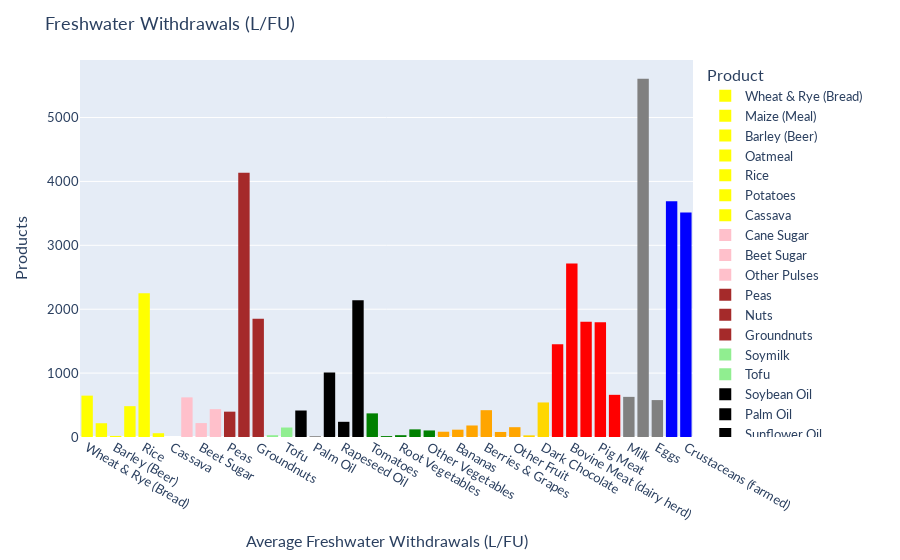

Here is the notebook cell this chart was saved with:
### Markdown cell above
In figure 1 you can see the different amount of liters water used for a nutritional unit. In the figure you can also see that nuts and cheese use alot of water for the amount of nutritions that they give. Most of the meat substitutes are made from wheat, soy and different kinds of fungi(https://www.milieucentraal.nl/eten-en-drinken/milieubewust-eten/vleesvervangers/). The figure shows that there is a substatial difference between amount of water used for the different kinds of meat and the water usage from wheat and soymilk. The only meat that doesn't use more than double the amount of water as the wheat is poultry meat.

### Code cell
df_land = pd.read_excel('dataset1.xls', sheet_name=0, skiprows=2,nrows=43)

fig = px.histogram(df_land, x='Product', y='Mean.5', color='Product', color_discrete_map=colormap)
fig.update_layout(
    font=dict(
        family='Lato, "Helvetica Neue", Helvetica, Arial, "Liberation Sans", sans-serif',
        size=13,
    ),
    xaxis=dict(title='Average Freshwater Withdrawals (L/FU)'),
    yaxis=dict(title='Products'),
    title = 'Freshwater Withdrawals (L/FU)'
)
fig.show()

### Figure 1 — Plotly figure (JSON) as saved in the notebook; plotly's stock layout.template omitted (floating-point values rounded to 4 significant figures)
{"data": [{"alignmentgroup": "True", "bingroup": "x", "histfunc": "sum", "hovertemplate": "Product=%{x}<br>sum of Mean.5=%{y}<extra></extra>", "legendgroup": "Wheat & Rye (Bread)", "marker": {"color": "yellow", "pattern": {"shape": ""}}, "name": "Wheat & Rye (Bread)", "offsetgroup": "Wheat & Rye (Bread)", "orientation": "v", "showlegend": true, "type": "histogram", "x": ["Wheat & Rye (Bread)"], "xaxis": "x", "y": [647.5], "yaxis": "y"}, {"alignmentgroup": "True", "bingroup": "x", "histfunc": "sum", "hovertemplate": "Product=%{x}<br>sum of Mean.5=%{y}<extra></extra>", "legendgroup": "Maize (Meal)", "marker": {"color": "yellow", "pattern": {"shape": ""}}, "name": "Maize (Meal)", "offsetgroup": "Maize (Meal)", "orientation": "v", "showlegend": true, "type": "histogram", "x": ["Maize (Meal)"], "xaxis": "x", "y": [215.7], "yaxis": "y"}, {"alignmentgroup": "True", "bingroup": "x", "histfunc": "sum", "hovertemplate": "Product=%{x}<br>sum of Mean.5=%{y}<extra></extra>", "legendgroup": "Barley (Beer)", "marker": {"color": "yellow", "pattern": {"shape": ""}}, "name": "Barley (Beer)", "offsetgroup": "Barley (Beer)", "orientation": "v", "showlegend": true, "type": "histogram", "x": ["Barley (Beer)"], "xaxis": "x", "y": [17.1], "yaxis": "y"}, {"alignmentgroup": "True", "bingroup": "x", "histfunc": "sum", "hovertemplate": "Product=%{x}<br>sum of Mean.5=%{y}<extra></extra>", "legendgroup": "Oatmeal", "marker": {"color": "yellow", "pattern": {"shape": ""}}, "name": "Oatmeal", "offsetgroup": "Oatmeal", "orientation": "v", "showlegend": true, "type": "histogram", "x": ["Oatmeal"], "xaxis": "x", "y": [482.4], "yaxis": "y"}, {"alignmentgroup": "True", "bingroup": "x", "histfunc": "sum", "hovertemplate": "Product=%{x}<br>sum of Mean.5=%{y}<extra></extra>", "legendgroup": "Rice", "marker": {"color": "yellow", "pattern": {"shape": ""}}, "name": "Rice", "offsetgroup": "Rice", "orientation": "v", "showlegend": true, "type": "histogram", "x": ["Rice"], "xaxis": "x", "y": [2248.0], "yaxis": "y"}, {"alignmentgroup": "True", "bingroup": "x", "histfunc": "sum", "hovertemplate": "Product=%{x}<br>sum of Mean.5=%{y}<extra></extra>", "legendgroup": "Potatoes", "marker": {"color": "yellow", "pattern": {"shape": ""}}, "name": "Potatoes", "offsetgroup": "Potatoes", "orientation": "v", "showlegend": true, "type": "histogram", "x": ["Potatoes"], "xaxis": "x", "y": [59.1], "yaxis": "y"}, {"alignmentgroup": "True", "bingroup": "x", "histfunc": "sum", "hovertemplate": "Product=%{x}<br>sum of Mean.5=%{y}<extra></extra>", "legendgroup": "Cassava", "marker": {"color": "yellow", "pattern": {"shape": ""}}, "name": "Cassava", "offsetgroup": "Cassava", "orientation": "v", "showlegend": true, "type": "histogram", "x": ["Cassava"], "xaxis": "x", "y": [0], "yaxis": "y"}, {"alignmentgroup": "True", "bingroup": "x", "histfunc": "sum", "hovertemplate": "Product=%{x}<br>sum of Mean.5=%{y}<extra></extra>", "legendgroup": "Cane Sugar", "marker": {"color": "pink", "pattern": {"shape": ""}}, "name": "Cane Sugar", "offsetgroup": "Cane Sugar", "orientation": "v", "showlegend": true, "type": "histogram", "x": ["Cane Sugar"], "xaxis": "x", "y": [620.1], "yaxis": "y"}, {"alignmentgroup": "True", "bingroup": "x", "histfunc": "sum", "hovertemplate": "Product=%{x}<br>sum of Mean.5=%{y}<extra></extra>", "legendgroup": "Beet Sugar", "marker": {"color": "pink", "pattern": {"shape": ""}}, "name": "Beet Sugar", "offsetgroup": "Beet Sugar", "orientation": "v", "showlegend": true, "type": "histogram", "x": ["Beet Sugar"], "xaxis": "x", "y": [217.7], "yaxis": "y"}, {"alignmentgroup": "True", "bingroup": "x", "histfunc": "sum", "hovertemplate": "Product=%{x}<br>sum of Mean.5=%{y}<extra></extra>", "legendgroup": "Other Pulses", "marker": {"color": "pink", "pattern": {"shape": ""}}, "name": "Other Pulses", "offsetgroup": "Other Pulses", "orientation": "v", "showlegend": true, "type": "histogram", "x": ["Other Pulses"], "xaxis": "x", "y": [435.7], "yaxis": "y"}, {"alignmentgroup": "True", "bingroup": "x", "histfunc": "sum", "hovertemplate": "Product=%{x}<br>sum of Mean.5=%{y}<extra></extra>", "legendgroup": "Peas", "marker": {"color": "brown", "pattern": {"shape": ""}}, "name": "Peas", "offsetgroup": "Peas", "orientation": "v", "showlegend": true, "type": "histogram", "x": ["Peas"], "xaxis": "x", "y": [396.6], "yaxis": "y"}, {"alignmentgroup": "True", "bingroup": "x", "histfunc": "sum", "hovertemplate": "Product=%{x}<br>sum of Mean.5=%{y}<extra></extra>", "legendgroup": "Nuts", "marker": {"color": "brown", "pattern": {"shape": ""}}, "name": "Nuts", "offsetgroup": "Nuts", "orientation": "v", "showlegend": true, "type": "histogram", "x": ["Nuts"], "xaxis": "x", "y": [4134.0], "yaxis": "y"}, {"alignmentgroup": "True", "bingroup": "x", "histfunc": "sum", "hovertemplate": "Product=%{x}<br>sum of Mean.5=%{y}<extra></extra>", "legendgroup": "Groundnuts", "marker": {"color": "brown", "pattern": {"shape": ""}}, "name": "Groundnuts", "offsetgroup": "Groundnuts", "orientation": "v", "showlegend": true, "type": "histogram", "x": ["Groundnuts"], "xaxis": "x", "y": [1852.0], "yaxis": "y"}, {"alignmentgroup": "True", "bingroup": "x", "histfunc": "sum", "hovertemplate": "Product=%{x}<br>sum of Mean.5=%{y}<extra></extra>", "legendgroup": "Soymilk", "marker": {"color": "lightgreen", "pattern": {"shape": ""}}, "name": "Soymilk", "offsetgroup": "Soymilk", "orientation": "v", "showlegend": true, "type": "histogram", "x": ["Soymilk"], "xaxis": "x", "y": [27.8], "yaxis": "y"}, {"alignmentgroup": "True", "bingroup": "x", "histfunc": "sum", "hovertemplate": "Product=%{x}<br>sum of Mean.5=%{y}<extra></extra>", "legendgroup": "Tofu", "marker": {"color": "lightgreen", "pattern": {"shape": ""}}, "name": "Tofu", "offsetgroup": "Tofu", "orientation": "v", "showlegend": true, "type": "histogram", "x": ["Tofu"], "xaxis": "x", "y": [148.6], "yaxis": "y"}, {"alignmentgroup": "True", "bingroup": "x", "histfunc": "sum", "hovertemplate": "Product=%{x}<br>sum of Mean.5=%{y}<extra></extra>", "legendgroup": "Soybean Oil", "marker": {"color": "black", "pattern": {"shape": ""}}, "name": "Soybean Oil", "offsetgroup": "Soybean Oil", "orientation": "v", "showlegend": true, "type": "histogram", "x": ["Soybean Oil"], "xaxis": "x", "y": [414.6], "yaxis": "y"}, {"alignmentgroup": "True", "bingroup": "x", "histfunc": "sum", "hovertemplate": "Product=%{x}<br>sum of Mean.5=%{y}<extra></extra>", "legendgroup": "Palm Oil", "marker": {"color": "black", "pattern": {"shape": ""}}, "name": "Palm Oil", "offsetgroup": "Palm Oil", "orientation": "v", "showlegend": true, "type": "histogram", "x": ["Palm Oil"], "xaxis": "x", "y": [6.4], "yaxis": "y"}, {"alignmentgroup": "True", "bingroup": "x", "histfunc": "sum", "hovertemplate": "Product=%{x}<br>sum of Mean.5=%{y}<extra></extra>", "legendgroup": "Sunflower Oil", "marker": {"color": "black", "pattern": {"shape": ""}}, "name": "Sunflower Oil", "offsetgroup": "Sunflower Oil", "orientation": "v", "showlegend": true, "type": "histogram", "x": ["Sunflower Oil"], "xaxis": "x", "y": [1008.0], "yaxis": "y"}, {"alignmentgroup": "True", "bingroup": "x", "histfunc": "sum", "hovertemplate": "Product=%{x}<br>sum of Mean.5=%{y}<extra></extra>", "legendgroup": "Rapeseed Oil", "marker": {"color": "black", "pattern": {"shape": ""}}, "name": "Rapeseed Oil", "offsetgroup": "Rapeseed Oil", "orientation": "v", "showlegend": true, "type": "histogram", "x": ["Rapeseed Oil"], "xaxis": "x", "y": [237.7], "yaxis": "y"}, {"alignmentgroup": "True", "bingroup": "x", "histfunc": "sum", "hovertemplate": "Product=%{x}<br>sum of Mean.5=%{y}<extra></extra>", "legendgroup": "Olive Oil", "marker": {"color": "black", "pattern": {"shape": ""}}, "name": "Olive Oil", "offsetgroup": "Olive Oil", "orientation": "v", "showlegend": true, "type": "histogram", "x": ["Olive Oil"], "xaxis": "x", "y": [2142.0], "yaxis": "y"}, {"alignmentgroup": "True", "bingroup": "x", "histfunc": "sum", "hovertemplate": "Product=%{x}<br>sum of Mean.5=%{y}<extra></extra>", "legendgroup": "Tomatoes", "marker": {"color": "green", "pattern": {"shape": ""}}, "name": "Tomatoes", "offsetgroup": "Tomatoes", "orientation": "v", "showlegend": true, "type": "histogram", "x": ["Tomatoes"], "xaxis": "x", "y": [369.8], "yaxis": "y"}, {"alignmentgroup": "True", "bingroup": "x", "histfunc": "sum", "hovertemplate": "Product=%{x}<br>sum of Mean.5=%{y}<extra></extra>", "legendgroup": "Onions & Leeks", "marker": {"color": "green", "pattern": {"shape": ""}}, "name": "Onions & Leeks", "offsetgroup": "Onions & Leeks", "orientation": "v", "showlegend": true, "type": "histogram", "x": ["Onions & Leeks"], "xaxis": "x", "y": [14.3], "yaxis": "y"}, {"alignmentgroup": "True", "bingroup": "x", "histfunc": "sum", "hovertemplate": "Product=%{x}<br>sum of Mean.5=%{y}<extra></extra>", "legendgroup": "Root Vegetables", "marker": {"color": "green", "pattern": {"shape": ""}}, "name": "Root Vegetables", "offsetgroup": "Root Vegetables", "orientation": "v", "showlegend": true, "type": "histogram", "x": ["Root Vegetables"], "xaxis": "x", "y": [28.4], "yaxis": "y"}, {"alignmentgroup": "True", "bingroup": "x", "histfunc": "sum", "hovertemplate": "Product=%{x}<br>sum of Mean.5=%{y}<extra></extra>", "legendgroup": "Brassicas", "marker": {"color": "green", "pattern": {"shape": ""}}, "name": "Brassicas", "offsetgroup": "Brassicas", "orientation": "v", "showlegend": true, "type": "histogram", "x": ["Brassicas"], "xaxis": "x", "y": [119.4], "yaxis": "y"}, {"alignmentgroup": "True", "bingroup": "x", "histfunc": "sum", "hovertemplate": "Product=%{x}<br>sum of Mean.5=%{y}<extra></extra>", "legendgroup": "Other Vegetables", "marker": {"color": "green", "pattern": {"shape": ""}}, "name": "Other Vegetables", "offsetgroup": "Other Vegetables", "orientation": "v", "showlegend": true, "type": "histogram", "x": ["Other Vegetables"], "xaxis": "x", "y": [102.5], "yaxis": "y"}, {"alignmentgroup": "True", "bingroup": "x", "histfunc": "sum", "hovertemplate": "Product=%{x}<br>sum of Mean.5=%{y}<extra></extra>", "legendgroup": "Citrus Fruit", "marker": {"color": "orange", "pattern": {"shape": ""}}, "name": "Citrus Fruit", "offsetgroup": "Citrus Fruit", "orientation": "v", "showlegend": true, "type": "histogram", "x": ["Citrus Fruit"], "xaxis": "x", "y": [82.7], "yaxis": "y"}, {"alignmentgroup": "True", "bingroup": "x", "histfunc": "sum", "hovertemplate": "Product=%{x}<br>sum of Mean.5=%{y}<extra></extra>", "legendgroup": "Bananas", "marker": {"color": "orange", "pattern": {"shape": ""}}, "name": "Bananas", "offsetgroup": "Bananas", "orientation": "v", "showlegend": true, "type": "histogram", "x": ["Bananas"], "xaxis": "x", "y": [114.5], "yaxis": "y"}, {"alignmentgroup": "True", "bingroup": "x", "histfunc": "sum", "hovertemplate": "Product=%{x}<br>sum of Mean.5=%{y}<extra></extra>", "legendgroup": "Apples", "marker": {"color": "orange", "pattern": {"shape": ""}}, "name": "Apples", "offsetgroup": "Apples", "orientation": "v", "showlegend": true, "type": "histogram", "x": ["Apples"], "xaxis": "x", "y": [180.1], "yaxis": "y"}, {"alignmentgroup": "True", "bingroup": "x", "histfunc": "sum", "hovertemplate": "Product=%{x}<br>sum of Mean.5=%{y}<extra></extra>", "legendgroup": "Berries & Grapes", "marker": {"color": "orange", "pattern": {"shape": ""}}, "name": "Berries & Grapes", "offsetgroup": "Berries & Grapes", "orientation": "v", "showlegend": true, "type": "histogram", "x": ["Berries & Grapes"], "xaxis": "x", "y": [419.6], "yaxis": "y"}, {"alignmentgroup": "True", "bingroup": "x", "histfunc": "sum", "hovertemplate": "Product=%{x}<br>sum of Mean.5=%{y}<extra></extra>", "legendgroup": "Wine", "marker": {"color": "orange", "pattern": {"shape": ""}}, "name": "Wine", "offsetgroup": "Wine", "orientation": "v", "showlegend": true, "type": "histogram", "x": ["Wine"], "xaxis": "x", "y": [78.9], "yaxis": "y"}, {"alignmentgroup": "True", "bingroup": "x", "histfunc": "sum", "hovertemplate": "Product=%{x}<br>sum of Mean.5=%{y}<extra></extra>", "legendgroup": "Other Fruit", "marker": {"color": "orange", "pattern": {"shape": ""}}, "name": "Other Fruit", "offsetgroup": "Other Fruit", "orientation": "v", "showlegend": true, "type": "histogram", "x": ["Other Fruit"], "xaxis": "x", "y": [153.5], "yaxis": "y"}, {"alignmentgroup": "True", "bingroup": "x", "histfunc": "sum", "hovertemplate": "Product=%{x}<br>sum of Mean.5=%{y}<extra></extra>", "legendgroup": "Coffee", "marker": {"color": "gold", "pattern": {"shape": ""}}, "name": "Coffee", "offsetgroup": "Coffee", "orientation": "v", "showlegend": true, "type": "histogram", "x": ["Coffee"], "xaxis": "x", "y": [25.9], "yaxis": "y"}, {"alignmentgroup": "True", "bingroup": "x", "histfunc": "sum", "hovertemplate": "Product=%{x}<br>sum of Mean.5=%{y}<extra></extra>", "legendgroup": "Dark Chocolate", "marker": {"color": "gold", "pattern": {"shape": ""}}, "name": "Dark Chocolate", "offsetgroup": "Dark Chocolate", "orientation": "v", "showlegend": true, "type": "histogram", "x": ["Dark Chocolate"], "xaxis": "x", "y": [540.6], "yaxis": "y"}, {"alignmentgroup": "True", "bingroup": "x", "histfunc": "sum", "hovertemplate": "Product=%{x}<br>sum of Mean.5=%{y}<extra></extra>", "legendgroup": "Bovine Meat (beef herd)", "marker": {"color": "red", "pattern": {"shape": ""}}, "name": "Bovine Meat (beef herd)", "offsetgroup": "Bovine Meat (beef herd)", "orientation": "v", "showlegend": true, "type": "histogram", "x": ["Bovine Meat (beef herd)"], "xaxis": "x", "y": [1451.0], "yaxis": "y"}, {"alignmentgroup": "True", "bingroup": "x", "histfunc": "sum", "hovertemplate": "Product=%{x}<br>sum of Mean.5=%{y}<extra></extra>", "legendgroup": "Bovine Meat (dairy herd)", "marker": {"color": "red", "pattern": {"shape": ""}}, "name": "Bovine Meat (dairy herd)", "offsetgroup": "Bovine Meat (dairy herd)", "orientation": "v", "showlegend": true, "type": "histogram", "x": ["Bovine Meat (dairy herd)"], "xaxis": "x", "y": [2714.0], "yaxis": "y"}, {"alignmentgroup": "True", "bingroup": "x", "histfunc": "sum", "hovertemplate": "Product=%{x}<br>sum of Mean.5=%{y}<extra></extra>", "legendgroup": "Lamb & Mutton", "marker": {"color": "red", "pattern": {"shape": ""}}, "name": "Lamb & Mutton", "offsetgroup": "Lamb & Mutton", "orientation": "v", "showlegend": true, "type": "histogram", "x": ["Lamb & Mutton"], "xaxis": "x", "y": [1803.0], "yaxis": "y"}, {"alignmentgroup": "True", "bingroup": "x", "histfunc": "sum", "hovertemplate": "Product=%{x}<br>sum of Mean.5=%{y}<extra></extra>", "legendgroup": "Pig Meat", "marker": {"color": "red", "pattern": {"shape": ""}}, "name": "Pig Meat", "offsetgroup": "Pig Meat", "orientation": "v", "showlegend": true, "type": "histogram", "x": ["Pig Meat"], "xaxis": "x", "y": [1796.0], "yaxis": "y"}, {"alignmentgroup": "True", "bingroup": "x", "histfunc": "sum", "hovertemplate": "Product=%{x}<br>sum of Mean.5=%{y}<extra></extra>", "legendgroup": "Poultry Meat", "marker": {"color": "red", "pattern": {"shape": ""}}, "name": "Poultry Meat", "offsetgroup": "Poultry Meat", "orientation": "v", "showlegend": true, "type": "histogram", "x": ["Poultry Meat"], "xaxis": "x", "y": [660], "yaxis": "y"}, {"alignmentgroup": "True", "bingroup": "x", "histfunc": "sum", "hovertemplate": "Product=%{x}<br>sum of Mean.5=%{y}<extra></extra>", "legendgroup": "Milk", "marker": {"color": "grey", "pattern": {"shape": ""}}, "name": "Milk", "offsetgroup": "Milk", "orientation": "v", "showlegend": true, "type": "histogram", "x": ["Milk"], "xaxis": "x", "y": [628.2], "yaxis": "y"}, {"alignmentgroup": "True", "bingroup": "x", "histfunc": "sum", "hovertemplate": "Product=%{x}<br>sum of Mean.5=%{y}<extra></extra>", "legendgroup": "Cheese", "marker": {"color": "grey", "pattern": {"shape": ""}}, "name": "Cheese", "offsetgroup": "Cheese", "orientation": "v", "showlegend": true, "type": "histogram", "x": ["Cheese"], "xaxis": "x", "y": [5605.0], "yaxis": "y"}, {"alignmentgroup": "True", "bingroup": "x", "histfunc": "sum", "hovertemplate": "Product=%{x}<br>sum of Mean.5=%{y}<extra></extra>", "legendgroup": "Eggs", "marker": {"color": "grey", "pattern": {"shape": ""}}, "name": "Eggs", "offsetgroup": "Eggs", "orientation": "v", "showlegend": true, "type": "histogram", "x": ["Eggs"], "xaxis": "x", "y": [577.7], "yaxis": "y"}, {"alignmentgroup": "True", "bingroup": "x", "histfunc": "sum", "hovertemplate": "Product=%{x}<br>sum of Mean.5=%{y}<extra></extra>", "legendgroup": "Fish (farmed)", "marker": {"color": "blue", "pattern": {"shape": ""}}, "name": "Fish (farmed)", "offsetgroup": "Fish (farmed)", "orientation": "v", "showlegend": true, "type": "histogram", "x": ["Fish (farmed)"], "xaxis": "x", "y": [3691.0], "yaxis": "y"}, {"alignmentgroup": "True", "bingroup": "x", "histfunc": "sum", "hovertemplate": "Product=%{x}<br>sum of Mean.5=%{y}<extra></extra>", "legendgroup": "Crustaceans (farmed)", "marker": {"color": "blue", "pattern": {"shape": ""}}, "name": "Crustaceans (farmed)", "offsetgroup": "Crustaceans (farmed)", "orientation": "v", "showlegend": true, "type": "histogram", "x": ["Crustaceans (farmed)"], "xaxis": "x", "y": [3515.0], "yaxis": "y"}], "layout": {"barmode": "relative", "font": {"family": "Lato, \"Helvetica Neue\", Helvetica, Arial, \"Liberation Sans\", sans-serif", "size": 13}, "legend": {"title": {"text": "Product"}, "tracegroupgap": 0}, "margin": {"t": 60}, "title": {"text": "Freshwater Withdrawals (L/FU)"}, "xaxis": {"anchor": "y", "categoryarray": ["Wheat & Rye (Bread)", "Maize (Meal)", "Barley (Beer)", "Oatmeal", "Rice", "Potatoes", "Cassava", "Cane Sugar", "Beet Sugar", "Other Pulses", "Peas", "Nuts", "Groundnuts", "Soymilk", "Tofu", "Soybean Oil", "Palm Oil", "Sunflower Oil", "Rapeseed Oil", "Olive Oil", "Tomatoes", "Onions & Leeks", "Root Vegetables", "Brassicas", "Other Vegetables", "Citrus Fruit", "Bananas", "Apples", "Berries & Grapes", "Wine", "Other Fruit", "Coffee", "Dark Chocolate", "Bovine Meat (beef herd)", "Bovine Meat (dairy herd)", "Lamb & Mutton", "Pig Meat", "Poultry Meat", "Milk", "Cheese", "Eggs", "Fish (farmed)", "Crustaceans (farmed)"], "categoryorder": "array", "domain": [0, 1], "title": {"text": "Average Freshwater Withdrawals (L/FU)"}}, "yaxis": {"anchor": "x", "domain": [0, 1], "title": {"text": "Products"}}}}
